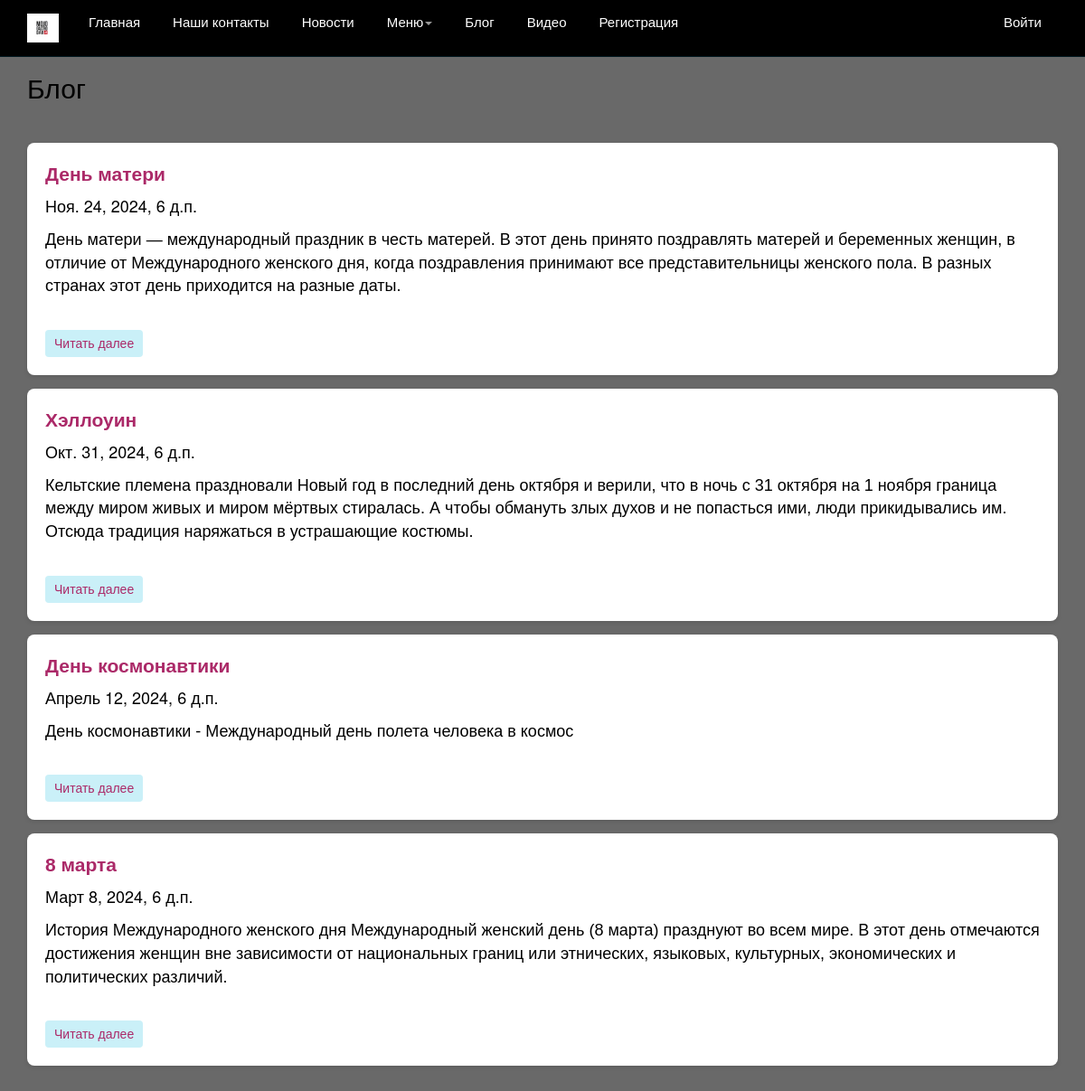
Screenshot of /blog/ with the database file from the repository.
### app/models.py (models this page shows, shortened)
class Blog(models.Model):
    title = models.CharField(max_length=100, unique=True, verbose_name="Заголовок")
    description = models.TextField(verbose_name="Краткое содержание")
    content = models.TextField(verbose_name="Полное содержание")
    posted = models.DateTimeField(default=datetime.now, db_index=True, verbose_name="Опубликована")
    author = models.ForeignKey(User, null=True, blank=True, on_delete=models.SET_NULL, verbose_name="Автор")
    image = models.FileField(default='temp.jpg', verbose_name="Путь к картинке")
    class Meta:
        ordering = ["-posted"]
        verbose_name = "статья блога"
        verbose_name_plural = "статьи блога"

### app/views.py (the view)
# urls.py: path('blog/', views.blog, name='blog'),
def blog(request):
    assert isinstance(request, HttpRequest)
    posts = Blog.objects.all()  # запрос на выбор всех статей блога из модели
    return render(
        request,
        'app/blog.html',
        {
            'title': 'Блог',
            'posts': posts,  # передача списка статей в шаблон веб-страницы
            'year': datetime.now().year,
        }
    )

### app/context_processors.py (called while the page is built)
def categories(request):
    categories = cache.get('categories')
    if categories is None:
        categories = Category.objects.all()
        cache.set('categories', categories, 60 * 15)  # �������� �� 15 �����
    return {
        'categories': categories
    }

### app/templates/app/blog.html (shortened to what this page needs)
{% extends "app/layout.html" %}
{% block content %}
<br >
<h2>{{ title }}</h2>
<br />
{% for post in posts %}
<div class="post-card">
    <a class="post-link" href="{% url 'blogpost' parametr=post.id %}">{{ post.title }}</a>
    <h4>{{ post.posted }}</h4>
    <p class="description">{{ post.description }}</p>
    <a class="read-more" href="{% url 'blogpost' parametr=post.id %}">Читать далее</a>
</div>
{% endfor %}
{% endblock %}

### app/static/app/content/site.css (style rules this page uses)
body { padding-top: 50px; padding-bottom: 20px; }

### app/templates/app/layout.html (style rules this page uses)
h1, h2, h3, h4, h5 { color: #000000; transition: transform 0.3s ease; }
p { font-size: 18px; transition: transform 0.3s ease; }
a { text-decoration: none; color: #1f7a8c; }

### app/templates/app/blog.html (style rules this page uses)
body { background-color: #696969; color: #000; font-family: Arial, sans-serif; }
h2, h4 { margin: 10px 0; }
.post-card { background-color: white; border-radius: 8px; box-shadow: 0 2px 5px rgba(0, 0, 0, 0.1); margin: 15px 0; padding: 20px; }
.post-card a { text-decoration: none; color: #ab2968; }
.post-link { font-weight: bold; font-size: 1.5em; }
.description { margin: 15px 0; }
.read-more { display: inline-block; margin-top: 20px; padding: 5px 10px; background-color: #CAF0F8; color: #f0f0f0; border-radius: 4px; transition: background-color 0.3s; text-align: center; text-decoration: none; }

### rows the page displays
Blog: title "День матери", posted "Ноя. 24, 2024, 6 д.п.", description "День матери — международный праздник в честь матерей. В этот день принято поздравлять матерей и беременных женщин, в отличие от Международного женского дня, когда поздравления принимают все представительницы женского пола. В разных странах этот день приходится на разные даты."
Blog: title "Хэллоуин", posted "Окт. 31, 2024, 6 д.п.", description "Кельтские племена праздновали Новый год в последний день октября и верили, что в ночь с 31 октября на 1 ноября граница между миром живых и миром мёртвых стиралась. А чтобы обмануть злых духов и не попасться ими, люди прикидывались им. Отсюда традиция наряжаться в устрашающие костюмы."
Blog: title "День космонавтики", posted "Апрель 12, 2024, 6 д.п.", description "День космонавтики - Международный день полета человека в космос"
Blog: title "8 марта", posted "Март 8, 2024, 6 д.п.", description "История Международного женского дня Международный женский день (8 марта) празднуют во всем мире. В этот день отмечаются достижения женщин вне зависимости от национальных границ или этнических, языковых, культурных, экономических и политических различий."

### other values shown
{{ title }} "Блог"
